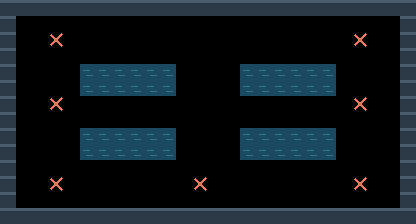

This game map was drawn from its Tiled (.tmx) file and the tilesets committed beside it. A one-line description and the full map source follow:
An orthogonal 26x14 tile map with 16x16 px tiles, 2 tile layers (terreno, marcadores).

<map version="1.10" tiledversion="1.11.0" orientation="orthogonal" renderorder="right-down" width="26" height="14" tilewidth="16" tileheight="16" infinite="0" nextlayerid="3" nextobjectid="1">
 <properties>
  <property name="tipo" value="raz_combate" />
  <property name="nombre" value="fosa" />
 </properties>
 <tileset firstgid="1" source="muelle.tsx" />
 <layer id="1" name="terreno" width="26" height="14">
  <data encoding="csv">
1,1,1,1,1,1,1,1,1,1,1,1,1,1,1,1,1,1,1,1,1,1,1,1,1,1,
1,0,0,0,0,0,0,0,0,0,0,0,0,0,0,0,0,0,0,0,0,0,0,0,0,1,
1,0,0,0,0,0,0,0,0,0,0,0,0,0,0,0,0,0,0,0,0,0,0,0,0,1,
1,0,0,0,0,0,0,0,0,0,0,0,0,0,0,0,0,0,0,0,0,0,0,0,0,1,
1,0,0,0,0,2,2,2,2,2,2,0,0,0,0,2,2,2,2,2,2,0,0,0,0,1,
1,0,0,0,0,2,2,2,2,2,2,0,0,0,0,2,2,2,2,2,2,0,0,0,0,1,
1,0,0,0,0,0,0,0,0,0,0,0,0,0,0,0,0,0,0,0,0,0,0,0,0,1,
1,0,0,0,0,0,0,0,0,0,0,0,0,0,0,0,0,0,0,0,0,0,0,0,0,1,
1,0,0,0,0,2,2,2,2,2,2,0,0,0,0,2,2,2,2,2,2,0,0,0,0,1,
1,0,0,0,0,2,2,2,2,2,2,0,0,0,0,2,2,2,2,2,2,0,0,0,0,1,
1,0,0,0,0,0,0,0,0,0,0,0,0,0,0,0,0,0,0,0,0,0,0,0,0,1,
1,0,0,0,0,0,0,0,0,0,0,0,0,0,0,0,0,0,0,0,0,0,0,0,0,1,
1,0,0,0,0,0,0,0,0,0,0,0,0,0,0,0,0,0,0,0,0,0,0,0,0,1,
1,1,1,1,1,1,1,1,1,1,1,1,1,1,1,1,1,1,1,1,1,1,1,1,1,1
</data>
 </layer>
 <layer id="2" name="marcadores" width="26" height="14">
  <data encoding="csv">
0,0,0,0,0,0,0,0,0,0,0,0,0,0,0,0,0,0,0,0,0,0,0,0,0,0,
0,0,0,0,0,0,0,0,0,0,0,0,0,0,0,0,0,0,0,0,0,0,0,0,0,0,
0,0,0,3,0,0,0,0,0,0,0,0,0,0,0,0,0,0,0,0,0,0,3,0,0,0,
0,0,0,0,0,0,0,0,0,0,0,0,0,0,0,0,0,0,0,0,0,0,0,0,0,0,
0,0,0,0,0,0,0,0,0,0,0,0,0,0,0,0,0,0,0,0,0,0,0,0,0,0,
0,0,0,0,0,0,0,0,0,0,0,0,0,0,0,0,0,0,0,0,0,0,0,0,0,0,
0,0,0,3,0,0,0,0,0,0,0,0,0,0,0,0,0,0,0,0,0,0,3,0,0,0,
0,0,0,0,0,0,0,0,0,0,0,0,0,0,0,0,0,0,0,0,0,0,0,0,0,0,
0,0,0,0,0,0,0,0,0,0,0,0,0,0,0,0,0,0,0,0,0,0,0,0,0,0,
0,0,0,0,0,0,0,0,0,0,0,0,0,0,0,0,0,0,0,0,0,0,0,0,0,0,
0,0,0,0,0,0,0,0,0,0,0,0,0,0,0,0,0,0,0,0,0,0,0,0,0,0,
0,0,0,3,0,0,0,0,0,0,0,0,3,0,0,0,0,0,0,0,0,0,3,0,0,0,
0,0,0,0,0,0,0,0,0,0,0,0,0,0,0,0,0,0,0,0,0,0,0,0,0,0,
0,0,0,0,0,0,0,0,0,0,0,0,0,0,0,0,0,0,0,0,0,0,0,0,0,0
</data>
 </layer>
</map>
